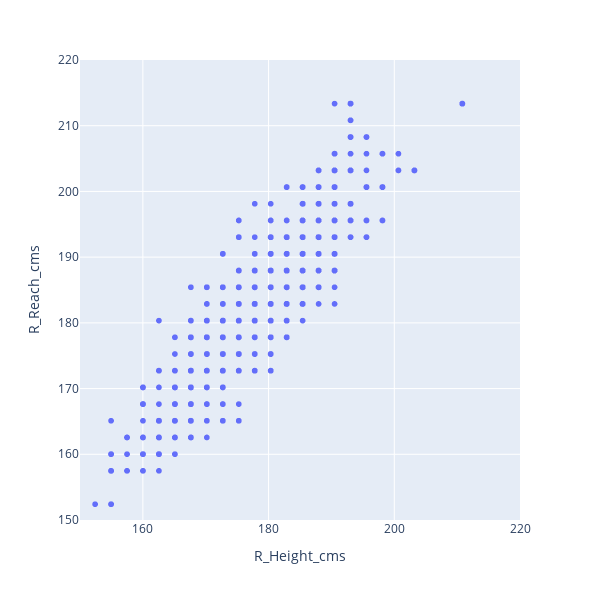

The notebook cell saved with this chart:
### Code cell
px.scatter(df, x="R_Height_cms", y="R_Reach_cms", range_x=[150,220], range_y=[150,220], width=600, height=600)

### Figure 1 — Plotly figure (JSON) as saved in the notebook; plotly's stock layout.template omitted (floating-point values rounded to 4 significant figures; data arrays with more than 128 entries replaced by an {"elided": "..."} marker saying what was removed)
{"data": [{"hovertemplate": "R_Height_cms=%{x}<br>R_Reach_cms=%{y}<extra></extra>", "legendgroup": "", "marker": {"color": "#636efa", "symbol": "circle"}, "mode": "markers", "name": "", "showlegend": false, "type": "scattergl", "x": {"elided": "3648 float values"}, "xaxis": "x", "y": {"elided": "3648 float values"}, "yaxis": "y"}], "layout": {"height": 600, "legend": {"tracegroupgap": 0}, "margin": {"t": 60}, "width": 600, "xaxis": {"anchor": "y", "domain": [0, 1], "range": [150, 220], "title": {"text": "R_Height_cms"}, "type": "linear"}, "yaxis": {"anchor": "x", "domain": [0, 1], "range": [150, 220], "title": {"text": "R_Reach_cms"}, "type": "linear"}}}
